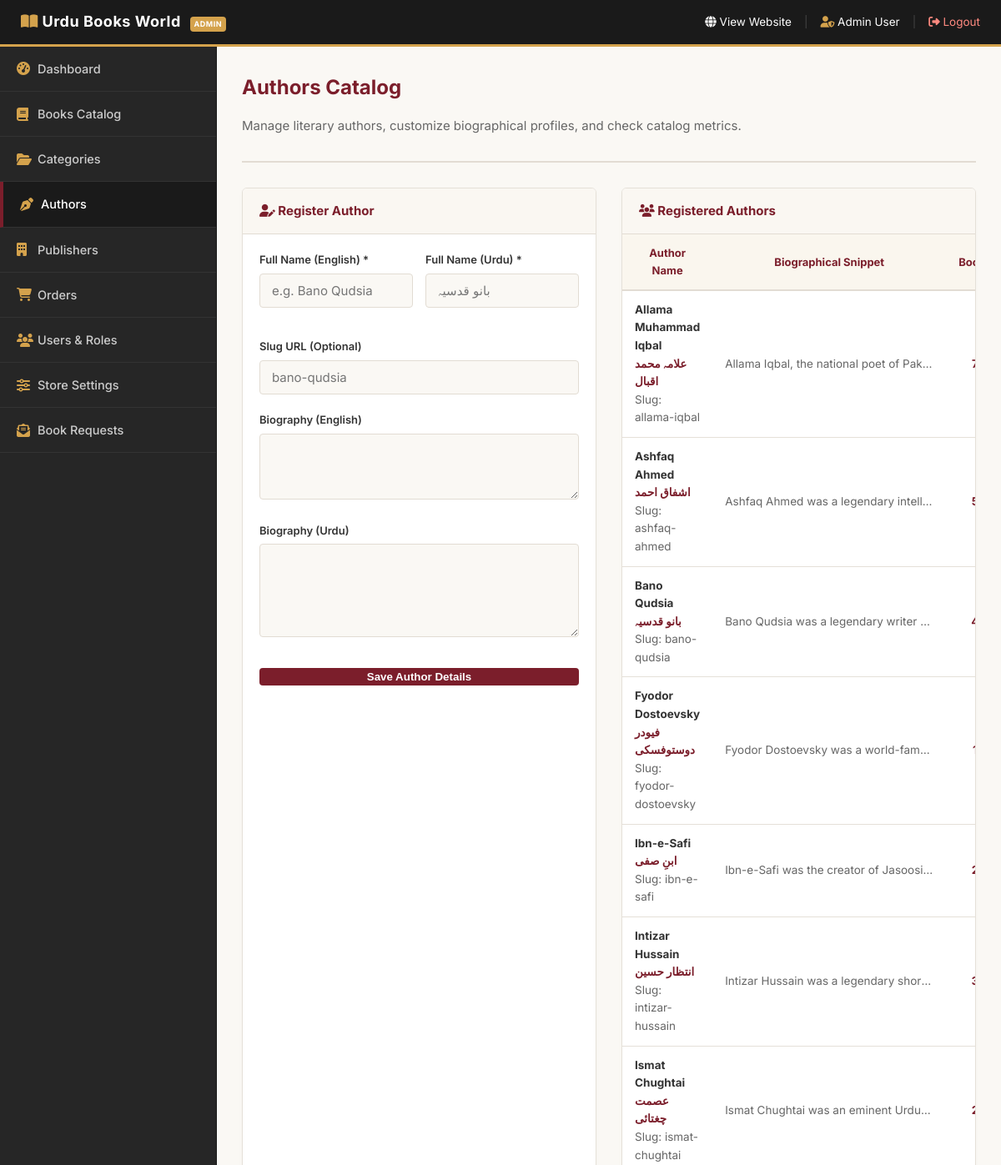
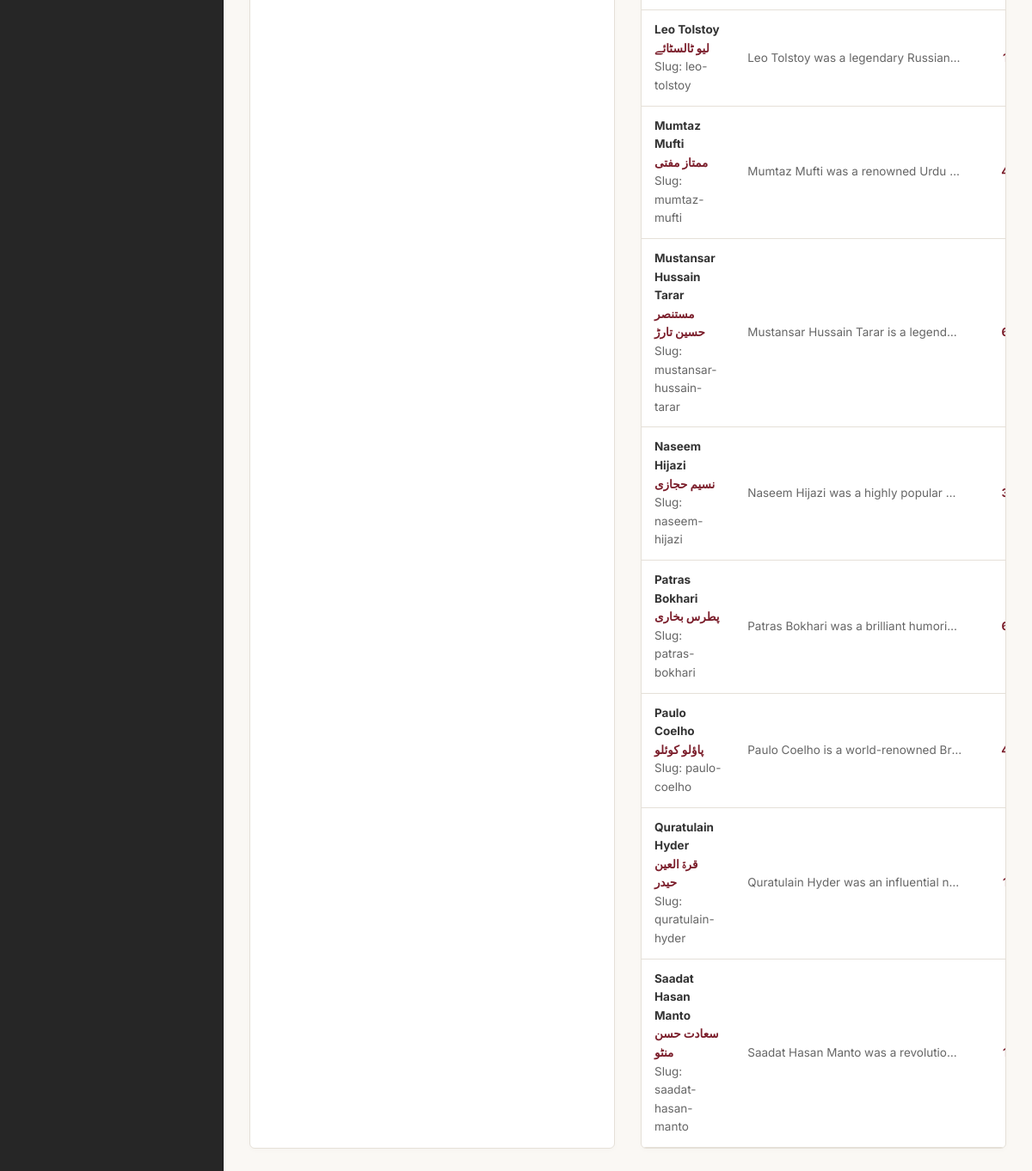
The page /admin/authors.php (signed in) on the database its author committed (2 pictures, top to bottom).
### tables this page shows
CREATE TABLE `settings` (
  `setting_key` VARCHAR(100) PRIMARY KEY,
  `setting_value` TEXT NOT NULL
);

CREATE TABLE `users` (
  `id` INT AUTO_INCREMENT PRIMARY KEY,
  `email` VARCHAR(150) NOT NULL UNIQUE,
  `password_hash` VARCHAR(255) NOT NULL,
  `first_name` VARCHAR(100) NOT NULL,
  `last_name` VARCHAR(100) NOT NULL,
  `phone` VARCHAR(30) DEFAULT NULL,
  `role` ENUM('customer','admin','library') DEFAULT 'customer',
  `address_line1` VARCHAR(255) DEFAULT NULL,
  `address_line2` VARCHAR(255) DEFAULT NULL,
  `city` VARCHAR(100) DEFAULT NULL,
  `postcode` VARCHAR(20) DEFAULT NULL,
  `country` VARCHAR(100) DEFAULT 'United Kingdom',
  `preferred_language` ENUM('en','ur') DEFAULT 'en',
  `is_active` TINYINT(1) DEFAULT 1,
  `created_at` TIMESTAMP DEFAULT CURRENT_TIMESTAMP,
  `updated_at` TIMESTAMP DEFAULT CURRENT_TIMESTAMP ON UPDATE CURRENT_TIMESTAMP
);

CREATE TABLE `authors` (
  `id` INT AUTO_INCREMENT PRIMARY KEY,
  `slug` VARCHAR(120) NOT NULL UNIQUE,
  `name_en` VARCHAR(200) NOT NULL,
  `name_ur` VARCHAR(200) NOT NULL,
  `bio_en` TEXT DEFAULT NULL,
  `bio_ur` TEXT DEFAULT NULL,
  `created_at` TIMESTAMP DEFAULT CURRENT_TIMESTAMP
);

### includes/functions.php (called while the page is built, shortened)
<?php
require_once __DIR__ . '/db.php';
function e($text) {
    return htmlspecialchars($text, ENT_QUOTES, 'UTF-8');
}
function get_setting($key, $default = '') {
    global $pdo;
    try {
        $stmt = $pdo->prepare("SELECT `setting_value` FROM `settings` WHERE `setting_key` = ?");
        $stmt->execute([$key]);
        $row = $stmt->fetch();
        if ($row) {
            return $row['setting_value'];
        }
    } catch (PDOException $e) {
        return $default;
    }
    return $default;
}

### includes/auth.php (called while the page is built, shortened)
<?php
require_once __DIR__ . '/db.php';
require_once __DIR__ . '/functions.php';
function is_logged_in() {
    return isset($_SESSION['user_id']);
}
function current_user() {
    global $pdo;
    $stmt = $pdo->prepare("SELECT * FROM users WHERE id = ?");
    $stmt->execute([$_SESSION['user_id']]);
    return $stmt->fetch();
}

### admin/authors.php (the view, shortened to what this page needs)
<?php
require_once __DIR__ . '/../includes/admin-header.php';
$edit_author = null;
try {
    $all_authors = $pdo->query("
        SELECT a.*, COUNT(b.id) AS book_count
        FROM authors a
        LEFT JOIN books b ON a.id = b.author_id
        GROUP BY a.id
        ORDER BY a.name_en ASC
    ")->fetchAll();
} catch (PDOException $e) {
    $all_authors = [];
}
?>
<div class="admin-page-header">
    <h1 class="admin-title">Authors Catalog</h1>
    <p class="text-muted">Manage literary authors, customize biographical profiles, and check catalog metrics.</p>
</div>
<div class="admin-content-split-2 margin-top-lg">
    <div class="admin-card">
        <div class="admin-card-header">
            <h3 class="admin-card-title">
                <i class="fa fa-user-pen text-maroon"></i> <?php echo $edit_author ? 'Edit Author Profile' : 'Register Author'; ?>
            </h3>
        </div>
        <div class="padding-md">
            <form action="authors.php<?php echo $edit_author ? '?edit=' . $edit_author['id'] : ''; ?>" method="POST" class="auth-form">
                <div class="form-row-2-cols">
                    <div class="form-group">
                        <label class="form-label">Full Name (English) *</label>
                        <input type="text" name="name_en" class="form-control" required placeholder="e.g. Bano Qudsia" value="<?php echo $edit_author ? e($edit_author['name_en']) : ''; ?>">
                    </div>
                    <div class="form-group">
                        <label class="form-label">Full Name (Urdu) *</label>
                        <input type="text" name="name_ur" class="form-control lang-ur-font" required placeholder="بانو قدسیہ" value="<?php echo $edit_author ? e($edit_author['name_ur']) : ''; ?>">
                    </div>
                </div>
                <div class="form-group margin-top-md">
                    <label class="form-label">Slug URL (Optional)</label>
                    <input type="text" name="slug" class="form-control" placeholder="bano-qudsia" value="<?php echo $edit_author ? e($edit_author['slug']) : ''; ?>">
                </div>
                <div class="form-group margin-top-md">
                    <label class="form-label">Biography (English)</label>
                    <textarea name="bio_en" class="form-control" rows="3"><?php echo $edit_author ? e($edit_author['bio_en']) : ''; ?></textarea>
                </div>
                <div class="form-group margin-top-md">
                    <label class="form-label">Biography (Urdu)</label>
                    <textarea name="bio_ur" class="form-control lang-ur-font" rows="3" style="line-height: 2.0;"><?php echo $edit_author ? e($edit_author['bio_ur']) : ''; ?></textarea>
                </div>
                <div class="margin-top-lg">
                    <button type="submit" class="btn btn-maroon btn-full-width">Save Author Details</button>
                </div>
            </form>
        </div>
    </div>
    <div class="admin-card">
        <div class="admin-card-header">
            <h3 class="admin-card-title"><i class="fa fa-users text-maroon"></i> Registered Authors</h3>
        </div>
        <div class="table-responsive">
            <table class="admin-table">
                <thead>
                    <tr>
                        <th>Author Name</th>
                        <th>Biographical Snippet</th>
                        <th class="text-center">Books</th>
                    </tr>
                </thead>
                <tbody>
                    <?php if (!empty($all_authors)): ?>
                        <?php foreach ($all_authors as $a): ?>
                            <tr>
                                <td>
                                    <div class="font-bold text-dark"><?php echo e($a['name_en']); ?></div>
                                    <div class="text-maroon small-font font-bold"><?php echo e($a['name_ur']); ?></div>
                                    <div class="text-muted small-font">Slug: <?php echo e($a['slug']); ?></div>
                                </td>
                                <td>
                                    <div class="small-font text-muted" style="max-width: 250px; overflow: hidden; text-overflow: ellipsis; white-space: nowrap;">
                                        <?php echo e($a['bio_en'] ?: 'No biography added.'); ?>
                                    </div>
                                </td>
                                <td class="text-center font-bold text-maroon"><?php echo $a['book_count']; ?></td>
                            </tr>
                        <?php endforeach; ?>
                    <?php else: ?>
                        <tr>
                            <td colspan="4" class="text-center text-muted">No authors created yet.</td>
                        </tr>
                    <?php endif; ?>
                </tbody>
            </table>
        </div>
    </div>
</div>
<?php require_once __DIR__ . '/../includes/admin-footer.php'; ?>

### includes/admin-header.php (shortened to what this page needs)
<?php
require_once __DIR__ . '/db.php';
require_once __DIR__ . '/functions.php';
require_once __DIR__ . '/auth.php';
$admin_user = current_user();
$site_name = get_setting('site_name', 'Urdu Books World');
?>
<!DOCTYPE html>
<html lang="en" dir="ltr">
<head>
    <link rel="stylesheet" href="https://cdnjs.cloudflare.com/ajax/libs/font-awesome/6.4.0/css/all.min.css">
    <link rel="stylesheet" href="<?php echo SITE_URL; ?>/assets/css/style.css">
    <link rel="stylesheet" href="<?php echo SITE_URL; ?>/assets/css/admin.css">
</head>
<body class="admin-body">
    <div class="admin-topbar">
        <div class="admin-topbar-brand">
            <a href="<?php echo SITE_URL; ?>/admin/index.php">
                <i class="fa fa-book-open text-gold"></i> <?php echo e($site_name); ?> <span class="badge badge-admin">Admin</span>
            </a>
        </div>
        <div class="admin-topbar-menu">
            <a href="<?php echo SITE_URL; ?>/index.php" target="_blank" class="admin-topbar-link">
                <i class="fa fa-globe"></i> View Website
            </a>
            <span class="topbar-sep">|</span>
            <span class="admin-user-info">
                <i class="fa fa-user-shield text-gold"></i> <?php echo e($admin_user['first_name'] . ' ' . $admin_user['last_name']); ?>
            </span>
            <span class="topbar-sep">|</span>
            <a href="<?php echo SITE_URL; ?>/admin/logout.php" class="admin-topbar-link link-logout">
                <i class="fa fa-sign-out-alt"></i> Logout
            </a>
        </div>
    </div>
    <div class="admin-layout">
        <aside class="admin-sidebar">
            <ul class="admin-menu">
                <li class="admin-menu-item <?php echo basename($_SERVER['PHP_SELF']) == 'index.php' ? 'active' : ''; ?>">
                    <a href="<?php echo SITE_URL; ?>/admin/index.php" class="admin-menu-link">
                        <i class="fa fa-tachometer-alt admin-menu-icon"></i> Dashboard
                    </a>
                </li>
                <li class="admin-menu-item <?php echo (basename($_SERVER['PHP_SELF']) == 'books.php' || basename($_SERVER['PHP_SELF']) == 'book-edit.php') ? 'active' : ''; ?>">
                    <a href="<?php echo SITE_URL; ?>/admin/books.php" class="admin-menu-link">
                        <i class="fa fa-book admin-menu-icon"></i> Books Catalog
                    </a>
                </li>
                <li class="admin-menu-item <?php echo basename($_SERVER['PHP_SELF']) == 'categories.php' ? 'active' : ''; ?>">
                    <a href="<?php echo SITE_URL; ?>/admin/categories.php" class="admin-menu-link">
                        <i class="fa fa-folder-open admin-menu-icon"></i> Categories
                    </a>
                </li>
                <li class="admin-menu-item <?php echo basename($_SERVER['PHP_SELF']) == 'authors.php' ? 'active' : ''; ?>">
                    <a href="<?php echo SITE_URL; ?>/admin/authors.php" class="admin-menu-link">
                        <i class="fa fa-pen-nib admin-menu-icon"></i> Authors
                    </a>
                </li>
                <li class="admin-menu-item <?php echo basename($_SERVER['PHP_SELF']) == 'publishers.php' ? 'active' : ''; ?>">
                    <a href="<?php echo SITE_URL; ?>/admin/publishers.php" class="admin-menu-link">
                        <i class="fa fa-building admin-menu-icon"></i> Publishers
                    </a>
                </li>
                <li class="admin-menu-item <?php echo (basename($_SERVER['PHP_SELF']) == 'orders.php' || basename($_SERVER['PHP_SELF']) == 'order-view.php') ? 'active' : ''; ?>">
                    <a href="<?php echo SITE_URL; ?>/admin/orders.php" class="admin-menu-link">
                        <i class="fa fa-shopping-cart admin-menu-icon"></i> Orders
                    </a>
                </li>
                <li class="admin-menu-item <?php echo basename($_SERVER['PHP_SELF']) == 'users.php' ? 'active' : ''; ?>">
                    <a href="<?php echo SITE_URL; ?>/admin/users.php" class="admin-menu-link">
                        <i class="fa fa-users admin-menu-icon"></i> Users & Roles
                    </a>
                </li>
                <li class="admin-menu-item <?php echo basename($_SERVER['PHP_SELF']) == 'settings.php' ? 'active' : ''; ?>">
                    <a href="<?php echo SITE_URL; ?>/admin/settings.php" class="admin-menu-link">
                        <i class="fa fa-sliders-h admin-menu-icon"></i> Store Settings
                    </a>
                </li>
                <li class="admin-menu-item <?php echo basename($_SERVER['PHP_SELF']) == 'book-requests.php' ? 'active' : ''; ?>">
                    <a href="<?php echo SITE_URL; ?>/admin/book-requests.php" class="admin-menu-link">
                        <i class="fa fa-envelope-open-text admin-menu-icon"></i> Book Requests
                    </a>
                </li>
            </ul>
        </aside>
        <main class="admin-main">

### assets/css/style.css (style rules this page uses)
:root { --maroon: #7B1E2B; --maroon-hover: #5C141D; --gold: #D4A24C; --gold-hover: #B58434; --bg: #FAF8F4; --text: #1A1A1A; --text-muted: #666666; --white: #FFFFFF; --light-grey: #EEEEEE; --border-color: #E2DCD3; --success: #2E7D32; --danger: #C62828; --warning: #EF6C00; --info: #1565C0; --shadow: 0 4px 12px rgba(123, 30, 43, 0.06); --transition: all 0.3s cubic-bezier(0.4, 0, 0.2, 1); --font-en: 'Inter', sans-serif; --font-ur: 'Noto Nastaliq Urdu', serif; }
*, *::before, *::after { box-sizing: border-box; }
body { margin: 0; padding: 0; background-color: var(--bg); color: var(--text); font-family: var(--font-en); font-size: 15px; line-height: 1.6; -webkit-font-smoothing: antialiased; }
a { color: inherit; text-decoration: none; transition: var(--transition); }
input, select, textarea { font-family: inherit; font-size: inherit; }
.font-bold { font-weight: 700; }
.text-center { text-align: center; }
.text-maroon { color: var(--maroon); }
.text-gold { color: var(--gold); }
.text-muted { color: var(--text-muted); }
.margin-top-md { margin-top: 20px; }
.margin-top-lg { margin-top: 30px; }
.padding-md { padding: 20px; }
.btn { display: inline-flex; align-items: center; justify-content: center; gap: 8px; border-radius: 4px; font-weight: 600; cursor: pointer; transition: var(--transition); border: 2px solid transparent; }
.btn-full-width { width: 100%; display: flex; }
.btn-maroon { background-color: var(--maroon); color: var(--white); }
.form-group { margin-bottom: 16px; }
.form-label { display: block; font-size: 13px; font-weight: 600; margin-bottom: 6px; }
.form-control { width: 100%; padding: 10px 14px; border: 1.5px solid var(--border-color); border-radius: 4px; background-color: var(--bg); outline: none; transition: var(--transition); }
.form-row-2-cols { display: grid; grid-template-columns: 1fr 1fr; gap: 15px; }
.badge { display: inline-block; padding: 3px 6px; font-size: 11px; font-weight: 700; border-radius: 4px; text-transform: uppercase; }

### assets/css/admin.css (style rules this page uses)
.admin-body { background-color: #F0EDE6; margin: 0; padding: 0; color: #333333; }
.admin-topbar { background-color: #1A1A1A; color: #FFFFFF; display: flex; justify-content: space-between; align-items: center; padding: 12px 25px; border-bottom: 3px solid var(--gold); position: sticky; top: 0; z-index: 200; }
.admin-topbar-brand a { font-size: 18px; font-weight: 700; letter-spacing: 0.5px; }
.badge-admin { background-color: var(--gold); color: #FFFFFF; font-size: 9px; margin-left: 6px; padding: 2px 5px; }
.admin-topbar-menu { display: flex; align-items: center; gap: 15px; font-size: 13.5px; }
.topbar-sep { color: #444444; }
.link-logout { color: #FF8A80; }
.admin-layout { display: grid; grid-template-columns: 260px 1fr; min-height: calc(100vh - 50px); }
.admin-sidebar { background-color: #262626; color: #CCCCCC; border-right: 1px solid #1A1A1A; }
.admin-menu { list-style: none; padding: 0; margin: 0; }
.admin-menu-item { border-bottom: 1px solid #333333; }
.admin-menu-link { display: flex; align-items: center; padding: 15px 20px; font-weight: 500; font-size: 14.5px; transition: var(--transition); }
.admin-menu-icon { width: 25px; font-size: 16px; color: var(--gold); }
.admin-menu-item:hover .admin-menu-link, .admin-menu-item.active .admin-menu-link { background-color: #1A1A1A; color: #FFFFFF; }
.admin-menu-item.active { border-left: 4px solid var(--maroon); }
.admin-main { padding: 30px; background-color: #FAF8F4; }
.admin-page-header { border-bottom: 2px solid #E2DCD3; padding-bottom: 15px; margin-bottom: 25px; }
.admin-title { font-size: 24px; font-weight: 700; color: var(--maroon); margin: 0 0 4px 0; }
.admin-content-split-2 { display: grid; grid-template-columns: 1fr 1fr; gap: 30px; }
.admin-card { background-color: #FFFFFF; border-radius: 6px; border: 1px solid #E5E0D8; box-shadow: 0 2px 6px rgba(0,0,0,0.02); overflow: hidden; }
.admin-card-header { background-color: #FAF7F2; padding: 15px 20px; border-bottom: 1.5px solid #E2DCD3; display: flex; justify-content: space-between; align-items: center; }
.admin-card-title { font-size: 15px; font-weight: 700; margin: 0; color: var(--maroon); }
.admin-table { width: 100%; border-collapse: collapse; }
.admin-table th { background-color: #FAF6EE; border-bottom: 2px solid #E2DCD3; padding: 12px 15px; font-size: 13px; font-weight: 700; color: var(--maroon); }
.admin-table td { padding: 12px 15px; border-bottom: 1px solid #E5E0D8; font-size: 13.5px; vertical-align: middle; }

### rows shown on the page
settings: setting_value "Urdu Books World"
users: first_name+last_name "Admin User"
authors: name_en "Allama Muhammad Iqbal", name_ur "علامہ محمد اقبال", slug "allama-iqbal", bio_en "Allama Iqbal, the national poet of Pak…"
authors: name_en "Ashfaq Ahmed", name_ur "اشفاق احمد", slug "ashfaq-ahmed", bio_en "Ashfaq Ahmed was a legendary intell…"
authors: name_en "Bano Qudsia", name_ur "بانو قدسیہ", slug "bano-qudsia", bio_en "Bano Qudsia was a legendary writer…"
authors: name_en "Fyodor Dostoevsky", name_ur "فیودر دوستوفسکی", slug "fyodor-dostoevsky", bio_en "Fyodor Dostoevsky was a world-fam…"
authors: name_en "Ibn-e-Safi", name_ur "ابنِ صفی", slug "ibn-e-safi", bio_en "Ibn-e-Safi was the creator of Jasoosi…"
authors: name_en "Intizar Hussain", name_ur "انتظار حسین", slug "intizar-hussain", bio_en "Intizar Hussain was a legendary shor…"
authors: name_en "Ismat Chughtai", name_ur "عصمت چغتائی", slug "ismat-chughtai", bio_en "Ismat Chughtai was an eminent Urdu…"
authors: name_en "Leo Tolstoy", name_ur "لیو ٹالسٹائے", slug "leo-tolstoy", bio_en "Leo Tolstoy was a legendary Russian…"
authors: name_en "Mumtaz Mufti", name_ur "ممتاز مفتی", slug "mumtaz-mufti", bio_en "Mumtaz Mufti was a renowned Urdu…"
authors: name_en "Mustansar Hussain Tarar", name_ur "مستنصر حسین تارڑ", slug "mustansar-hussain-tarar", bio_en "Mustansar Hussain Tarar is a legend…"
authors: name_en "Naseem Hijazi", name_ur "نسیم حجازی", slug "naseem-hijazi", bio_en "Naseem Hijazi was a highly popular…"
authors: name_en "Patras Bokhari", name_ur "پطرس بخاری", slug "patras-bokhari", bio_en "Patras Bokhari was a brilliant humori…"
authors: name_en "Paulo Coelho", name_ur "پاؤلو کوئلو", slug "paulo-coelho", bio_en "Paulo Coelho is a world-renowned Br…"
authors: name_en "Quratulain Hyder", name_ur "قرۃ العین حیدر", slug "quratulain-hyder", bio_en "Quratulain Hyder was an influential n…"
authors: name_en "Saadat Hasan Manto", name_ur "سعادت حسن منٹو", slug "saadat-hasan-manto", bio_en "Saadat Hasan Manto was a revolutio…"
